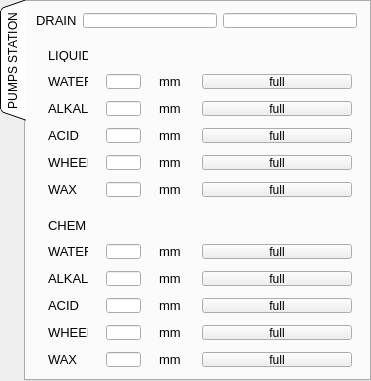
   <widget class="QTabWidget" name="tab_pumps_station">
    <property name="geometry">
     <rect>
      <x>10</x>
      <y>430</y>
      <width>371</width>
      <height>381</height>
     </rect>
    </property>
    <property name="tabPosition">
     <enum>QTabWidget::West</enum>
    </property>
    <property name="tabShape">
     <enum>QTabWidget::Triangular</enum>
    </property>
    <property name="currentIndex">
     <number>0</number>
    </property>
    <property name="elideMode">
     <enum>Qt::ElideLeft</enum>
    </property>
    <widget class="QWidget" name="device_3">
     <attribute name="title">
      <string>PUMPS STATION</string>
     </attribute>
     <widget class="QWidget" name="gridLayoutWidget">
      <property name="geometry">
       <rect>
        <x>10</x>
        <y>10</y>
        <width>321</width>
        <height>17</height>
       </rect>
      </property>
      <layout class="QGridLayout" name="gridLayout">
       <item row="0" column="1">
        <widget class="QLineEdit" name="ui_drain_data1">
         <property name="maximumSize">
          <size>
           <width>16777215</width>
           <height>15</height>
          </size>
         </property>
         <property name="font">
          <font>
           <pointsize>9</pointsize>
          </font>
         </property>
        </widget>
       </item>
       <item row="0" column="0">
        <widget class="QLabel" name="DRAIN">
         <property name="minimumSize">
          <size>
           <width>0</width>
           <height>14</height>
          </size>
         </property>
         <property name="maximumSize">
          <size>
           <width>16777215</width>
           <height>14</height>
          </size>
         </property>
         <property name="font">
          <font>
           <pointsize>10</pointsize>
           <weight>50</weight>
           <bold>false</bold>
          </font>
         </property>
         <property name="text">
          <string>DRAIN</string>
         </property>
         <property name="alignment">
          <set>Qt::AlignLeading|Qt::AlignLeft|Qt::AlignVCenter</set>
         </property>
        </widget>
       </item>
       <item row="0" column="2">
        <widget class="QLineEdit" name="ui_drain_data2">
         <property name="maximumSize">
          <size>
           <width>16777215</width>
           <height>15</height>
          </size>
         </property>
         <property name="font">
          <font>
           <pointsize>9</pointsize>
          </font>
         </property>
        </widget>
       </item>
      </layout>
     </widget>
     <widget class="QWidget" name="gridLayoutWidget_3">
      <property name="geometry">
       <rect>
        <x>10</x>
        <y>40</y>
        <width>331</width>
        <height>165</height>
       </rect>
      </property>
      <layout class="QGridLayout" name="gridLayout_3">
       <item row="3" column="0">
        <widget class="QLabel" name="label_acid_data1">
         <property name="minimumSize">
          <size>
           <width>0</width>
           <height>14</height>
          </size>
         </property>
         <property name="maximumSize">
          <size>
           <width>40</width>
           <height>14</height>
          </size>
         </property>
         <property name="font">
          <font>
           <pointsize>10</pointsize>
           <weight>50</weight>
           <bold>false</bold>
          </font>
         </property>
         <property name="text">
          <string>ACID</string>
         </property>
         <property name="alignment">
          <set>Qt::AlignLeading|Qt::AlignLeft|Qt::AlignVCenter</set>
         </property>
        </widget>
       </item>
       <item row="1" column="1">
        <widget class="QLineEdit" name="ui_water_data1">
         <property name="maximumSize">
          <size>
           <width>35</width>
           <height>15</height>
          </size>
         </property>
         <property name="font">
          <font>
           <pointsize>9</pointsize>
          </font>
         </property>
        </widget>
       </item>
       <item row="3" column="2">
        <widget class="QLabel" name="DRAIN_8">
         <property name="minimumSize">
          <size>
           <width>0</width>
           <height>14</height>
          </size>
         </property>
         <property name="maximumSize">
          <size>
           <width>25</width>
           <height>14</height>
          </size>
         </property>
         <property name="font">
          <font>
           <pointsize>10</pointsize>
           <weight>50</weight>
           <bold>false</bold>
          </font>
         </property>
         <property name="text">
          <string>mm</string>
         </property>
         <property name="alignment">
          <set>Qt::AlignLeading|Qt::AlignLeft|Qt::AlignVCenter</set>
         </property>
        </widget>
       </item>
       <item row="4" column="3">
        <widget class="QToolButton" name="led_wheel1">
         <property name="maximumSize">
          <size>
           <width>150</width>
           <height>15</height>
          </size>
         </property>
         <property name="font">
          <font>
           <pointsize>9</pointsize>
          </font>
         </property>
         <property name="text">
          <string>full</string>
         </property>
        </widget>
       </item>
       <item row="4" column="2">
        <widget class="QLabel" name="DRAIN_10">
         <property name="minimumSize">
          <size>
           <width>0</width>
           <height>14</height>
          </size>
         </property>
         <property name="maximumSize">
          <size>
           <width>25</width>
           <height>14</height>
          </size>
         </property>
         <property name="font">
          <font>
           <pointsize>10</pointsize>
           <weight>50</weight>
           <bold>false</bold>
          </font>
         </property>
         <property name="text">
          <string>mm</string>
         </property>
         <property name="alignment">
          <set>Qt::AlignLeading|Qt::AlignLeft|Qt::AlignVCenter</set>
         </property>
        </widget>
       </item>
       <item row="2" column="1">
        <widget class="QLineEdit" name="ui_alkali_data1">
         <property name="maximumSize">
          <size>
           <width>35</width>
           <height>15</height>
          </size>
         </property>
         <property name="font">
          <font>
           <pointsize>9</pointsize>
          </font>
         </property>
        </widget>
       </item>
       <item row="2" column="3">
        <widget class="QToolButton" name="led_alkali1">
         <property name="maximumSize">
          <size>
           <width>150</width>
           <height>15</height>
          </size>
         </property>
         <property name="font">
          <font>
           <pointsize>9</pointsize>
          </font>
         </property>
         <property name="text">
          <string>full</string>
         </property>
        </widget>
       </item>
       <item row="5" column="1">
        <widget class="QLineEdit" name="ui_wax_data1">
         <property name="maximumSize">
          <size>
           <width>35</width>
           <height>15</height>
          </size>
         </property>
         <property name="font">
          <font>
           <pointsize>9</pointsize>
          </font>
         </property>
        </widget>
       </item>
       <item row="4" column="1">
        <widget class="QLineEdit" name="ui_wheel_data1">
         <property name="maximumSize">
          <size>
           <width>35</width>
           <height>15</height>
          </size>
         </property>
         <property name="font">
          <font>
           <pointsize>9</pointsize>
          </font>
         </property>
        </widget>
       </item>
       <item row="3" column="1">
        <widget class="QLineEdit" name="ui_acid_data1">
         <property name="maximumSize">
          <size>
           <width>35</width>
           <height>15</height>
          </size>
         </property>
         <property name="font">
          <font>
           <pointsize>9</pointsize>
          </font>
         </property>
        </widget>
       </item>
       <item row="2" column="2">
        <widget class="QLabel" name="DRAIN_6">
         <property name="minimumSize">
          <size>
           <width>0</width>
           <height>14</height>
          </size>
         </property>
         <property name="maximumSize">
          <size>
           <width>25</width>
           <height>14</height>
          </size>
         </property>
         <property name="font">
          <font>
           <pointsize>10</pointsize>
           <weight>50</weight>
           <bold>false</bold>
          </font>
         </property>
         <property name="text">
          <string>mm</string>
         </property>
         <property name="alignment">
          <set>Qt::AlignLeading|Qt::AlignLeft|Qt::AlignVCenter</set>
         </property>
        </widget>
       </item>
       <item row="3" column="3">
        <widget class="QToolButton" name="led_acid1">
         <property name="maximumSize">
          <size>
           <width>150</width>
           <height>15</height>
          </size>
         </property>
         <property name="font">
          <font>
           <pointsize>9</pointsize>
          </font>
         </property>
         <property name="text">
          <string>full</string>
         </property>
        </widget>
       </item>
       <item row="5" column="0">
        <widget class="QLabel" name="label_wax_data1">
         <property name="minimumSize">
          <size>
           <width>0</width>
           <height>14</height>
          </size>
         </property>
         <property name="maximumSize">
          <size>
           <width>40</width>
           <height>14</height>
          </size>
         </property>
         <property name="font">
          <font>
           <pointsize>10</pointsize>
           <weight>50</weight>
           <bold>false</bold>
          </font>
         </property>
         <property name="text">
          <string>WAX</string>
         </property>
         <property name="alignment">
          <set>Qt::AlignLeading|Qt::AlignLeft|Qt::AlignVCenter</set>
         </property>
        </widget>
       </item>
       <item row="1" column="3">
        <widget class="QToolButton" name="led_water1">
         <property name="maximumSize">
          <size>
           <width>150</width>
           <height>15</height>
          </size>
         </property>
         <property name="font">
          <font>
           <pointsize>9</pointsize>
          </font>
         </property>
         <property name="text">
          <string>full</string>
         </property>
        </widget>
       </item>
       <item row="5" column="2">
        <widget class="QLabel" name="DRAIN_12">
         <property name="minimumSize">
          <size>
           <width>0</width>
           <height>14</height>
          </size>
         </property>
         <property name="maximumSize">
          <size>
           <width>25</width>
           <height>14</height>
          </size>
         </property>
         <property name="font">
          <font>
           <pointsize>10</pointsize>
           <weight>50</weight>
           <bold>false</bold>
          </font>
         </property>
         <property name="text">
          <string>mm</string>
         </property>
         <property name="alignment">
          <set>Qt::AlignLeading|Qt::AlignLeft|Qt::AlignVCenter</set>
         </property>
        </widget>
       </item>
       <item row="4" column="0">
        <widget class="QLabel" name="label_wheel_data1">
         <property name="minimumSize">
          <size>
           <width>0</width>
           <height>14</height>
          </size>
         </property>
         <property name="maximumSize">
          <size>
           <width>40</width>
           <height>14</height>
          </size>
         </property>
         <property name="font">
          <font>
           <pointsize>10</pointsize>
           <weight>50</weight>
           <bold>false</bold>
          </font>
         </property>
         <property name="text">
          <string>WHEEL</string>
         </property>
         <property name="alignment">
          <set>Qt::AlignLeading|Qt::AlignLeft|Qt::AlignVCenter</set>
         </property>
        </widget>
       </item>
       <item row="2" column="0">
        <widget class="QLabel" name="label_alkali_data1">
         <property name="minimumSize">
          <size>
           <width>0</width>
           <height>14</height>
          </size>
         </property>
         <property name="maximumSize">
          <size>
           <width>40</width>
           <height>14</height>
          </size>
         </property>
         <property name="font">
          <font>
           <pointsize>10</pointsize>
           <weight>50</weight>
           <bold>false</bold>
          </font>
         </property>
         <property name="text">
          <string>ALKALI</string>
         </property>
         <property name="alignment">
          <set>Qt::AlignLeading|Qt::AlignLeft|Qt::AlignVCenter</set>
         </property>
        </widget>
       </item>
       <item row="5" column="3">
        <widget class="QToolButton" name="led_wax1">
         <property name="maximumSize">
          <size>
           <width>150</width>
           <height>15</height>
          </size>
         </property>
         <property name="font">
          <font>
           <pointsize>9</pointsize>
          </font>
         </property>
         <property name="text">
          <string>full</string>
         </property>
        </widget>
       </item>
       <item row="1" column="2">
        <widget class="QLabel" name="DRAIN_4">
         <property name="minimumSize">
          <size>
           <width>0</width>
           <height>14</height>
          </size>
         </property>
         <property name="maximumSize">
          <size>
           <width>25</width>
           <height>14</height>
          </size>
         </property>
         <property name="font">
          <font>
           <pointsize>10</pointsize>
           <weight>50</weight>
           <bold>false</bold>
          </font>
         </property>
         <property name="text">
          <string>mm</string>
         </property>
         <property name="alignment">
          <set>Qt::AlignLeading|Qt::AlignLeft|Qt::AlignVCenter</set>
         </property>
        </widget>
       </item>
       <item row="1" column="0">
        <widget class="QLabel" name="label_water_data1">
         <property name="minimumSize">
          <size>
           <width>0</width>
           <height>14</height>
          </size>
         </property>
         <property name="maximumSize">
          <size>
           <width>40</width>
           <height>14</height>
          </size>
         </property>
         <property name="font">
          <font>
           <pointsize>10</pointsize>
           <weight>50</weight>
           <bold>false</bold>
          </font>
         </property>
         <property name="text">
          <string>WATER</string>
         </property>
         <property name="alignment">
          <set>Qt::AlignLeading|Qt::AlignLeft|Qt::AlignVCenter</set>
         </property>
        </widget>
       </item>
       <item row="0" column="0">
        <widget class="QLabel" name="label_liquId_bot1">
         <property name="minimumSize">
          <size>
           <width>0</width>
           <height>14</height>
          </size>
         </property>
         <property name="maximumSize">
          <size>
           <width>40</width>
           <height>14</height>
          </size>
         </property>
         <property name="font">
          <font>
           <pointsize>10</pointsize>
           <weight>50</weight>
           <bold>false</bold>
          </font>
         </property>
         <property name="text">
          <string>LIQUID</string>
         </property>
         <property name="alignment">
          <set>Qt::AlignLeading|Qt::AlignLeft|Qt::AlignVCenter</set>
         </property>
        </widget>
       </item>
      </layout>
     </widget>
     <widget class="QWidget" name="gridLayoutWidget_6">
      <property name="geometry">
       <rect>
        <x>10</x>
        <y>210</y>
        <width>331</width>
        <height>165</height>
       </rect>
      </property>
      <layout class="QGridLayout" name="gridLayout_6">
       <item row="3" column="0">
        <widget class="QLabel" name="label_acid_data2">
         <property name="minimumSize">
          <size>
           <width>0</width>
           <height>14</height>
          </size>
         </property>
         <property name="maximumSize">
          <size>
           <width>40</width>
           <height>14</height>
          </size>
         </property>
         <property name="font">
          <font>
           <pointsize>10</pointsize>
           <weight>50</weight>
           <bold>false</bold>
          </font>
         </property>
         <property name="text">
          <string>ACID</string>
         </property>
         <property name="alignment">
          <set>Qt::AlignLeading|Qt::AlignLeft|Qt::AlignVCenter</set>
         </property>
        </widget>
       </item>
       <item row="1" column="1">
        <widget class="QLineEdit" name="ui_water_data2">
         <property name="maximumSize">
          <size>
           <width>35</width>
           <height>15</height>
          </size>
         </property>
         <property name="font">
          <font>
           <pointsize>9</pointsize>
          </font>
         </property>
        </widget>
       </item>
       <item row="3" column="2">
        <widget class="QLabel" name="DRAIN_9">
         <property name="minimumSize">
          <size>
           <width>0</width>
           <height>14</height>
          </size>
         </property>
         <property name="maximumSize">
          <size>
           <width>25</width>
           <height>14</height>
          </size>
         </property>
         <property name="font">
          <font>
           <pointsize>10</pointsize>
           <weight>50</weight>
           <bold>false</bold>
          </font>
         </property>
         <property name="text">
          <string>mm</string>
         </property>
         <property name="alignment">
          <set>Qt::AlignLeading|Qt::AlignLeft|Qt::AlignVCenter</set>
         </property>
        </widget>
       </item>
       <item row="4" column="3">
        <widget class="QToolButton" name="led_wheel2">
         <property name="maximumSize">
          <size>
           <width>150</width>
           <height>15</height>
          </size>
         </property>
         <property name="font">
          <font>
           <pointsize>9</pointsize>
          </font>
         </property>
         <property name="text">
          <string>full</string>
         </property>
        </widget>
       </item>
       <item row="4" column="2">
        <widget class="QLabel" name="DRAIN_11">
         <property name="minimumSize">
          <size>
           <width>0</width>
           <height>14</height>
          </size>
         </property>
         <property name="maximumSize">
          <size>
           <width>25</width>
           <height>14</height>
          </size>
         </property>
         <property name="font">
          <font>
           <pointsize>10</pointsize>
           <weight>50</weight>
           <bold>false</bold>
          </font>
         </property>
         <property name="text">
          <string>mm</string>
         </property>
         <property name="alignment">
          <set>Qt::AlignLeading|Qt::AlignLeft|Qt::AlignVCenter</set>
         </property>
        </widget>
       </item>
       <item row="2" column="1">
        <widget class="QLineEdit" name="ui_alkali_data2">
         <property name="maximumSize">
          <size>
           <width>35</width>
           <height>15</height>
          </size>
         </property>
         <property name="font">
          <font>
           <pointsize>9</pointsize>
          </font>
         </property>
        </widget>
       </item>
       <item row="2" column="3">
        <widget class="QToolButton" name="led_alkali2">
         <property name="maximumSize">
          <size>
           <width>150</width>
           <height>15</height>
          </size>
         </property>
         <property name="font">
          <font>
           <pointsize>9</pointsize>
          </font>
         </property>
         <property name="text">
          <string>full</string>
         </property>
        </widget>
       </item>
       <item row="0" column="0">
        <widget class="QLabel" name="label_liquId_bot2">
         <property name="minimumSize">
          <size>
           <width>0</width>
           <height>14</height>
          </size>
         </property>
         <property name="maximumSize">
          <size>
           <width>40</width>
           <height>14</height>
          </size>
         </property>
         <property name="font">
          <font>
           <pointsize>10</pointsize>
           <weight>50</weight>
           <bold>false</bold>
          </font>
         </property>
         <property name="text">
          <string>CHEM</string>
         </property>
         <property name="alignment">
          <set>Qt::AlignLeading|Qt::AlignLeft|Qt::AlignVCenter</set>
         </property>
        </widget>
       </item>
       <item row="5" column="1">
        <widget class="QLineEdit" name="ui_wax_data2">
         <property name="maximumSize">
          <size>
           <width>35</width>
           <height>15</height>
          </size>
         </property>
         <property name="font">
          <font>
           <pointsize>9</pointsize>
          </font>
         </property>
        </widget>
       </item>
       <item row="4" column="1">
        <widget class="QLineEdit" name="ui_wheel_data2">
         <property name="maximumSize">
          <size>
           <width>35</width>
           <height>15</height>
          </size>
         </property>
         <property name="font">
          <font>
           <pointsize>9</pointsize>
          </font>
         </property>
        </widget>
       </item>
       <item row="3" column="1">
        <widget class="QLineEdit" name="ui_acid_data2">
         <property name="maximumSize">
          <size>
           <width>35</width>
           <height>15</height>
          </size>
         </property>
         <property name="font">
          <font>
           <pointsize>9</pointsize>
          </font>
         </property>
        </widget>
       </item>
       <item row="2" column="2">
        <widget class="QLabel" name="DRAIN_7">
         <property name="minimumSize">
          <size>
           <width>0</width>
           <height>14</height>
          </size>
         </property>
         <property name="maximumSize">
          <size>
           <width>25</width>
           <height>14</height>
          </size>
         </property>
         <property name="font">
          <font>
           <pointsize>10</pointsize>
           <weight>50</weight>
           <bold>false</bold>
          </font>
         </property>
         <property name="text">
          <string>mm</string>
         </property>
         <property name="alignment">
          <set>Qt::AlignLeading|Qt::AlignLeft|Qt::AlignVCenter</set>
         </property>
        </widget>
       </item>
       <item row="3" column="3">
        <widget class="QToolButton" name="led_acid2">
         <property name="maximumSize">
          <size>
           <width>150</width>
           <height>15</height>
          </size>
         </property>
         <property name="font">
          <font>
           <pointsize>9</pointsize>
          </font>
         </property>
         <property name="text">
          <string>full</string>
         </property>
        </widget>
       </item>
       <item row="5" column="0">
        <widget class="QLabel" name="label_wax_data2">
         <property name="minimumSize">
          <size>
           <width>0</width>
           <height>14</height>
          </size>
         </property>
         <property name="maximumSize">
          <size>
           <width>40</width>
           <height>14</height>
          </size>
         </property>
         <property name="font">
          <font>
           <pointsize>10</pointsize>
           <weight>50</weight>
           <bold>false</bold>
          </font>
         </property>
         <property name="text">
          <string>WAX</string>
         </property>
         <property name="alignment">
          <set>Qt::AlignLeading|Qt::AlignLeft|Qt::AlignVCenter</set>
         </property>
        </widget>
       </item>
       <item row="1" column="3">
        <widget class="QToolButton" name="led_water2">
         <property name="maximumSize">
          <size>
           <width>150</width>
           <height>15</height>
          </size>
         </property>
         <property name="font">
          <font>
           <pointsize>9</pointsize>
          </font>
         </property>
         <property name="text">
          <string>full</string>
         </property>
        </widget>
       </item>
       <item row="5" column="2">
        <widget class="QLabel" name="DRAIN_13">
         <property name="minimumSize">
          <size>
           <width>0</width>
           <height>14</height>
          </size>
         </property>
         <property name="maximumSize">
          <size>
           <width>25</width>
           <height>14</height>
          </size>
         </property>
         <property name="font">
          <font>
           <pointsize>10</pointsize>
           <weight>50</weight>
           <bold>false</bold>
          </font>
         </property>
         <property name="text">
          <string>mm</string>
         </property>
         <property name="alignment">
          <set>Qt::AlignLeading|Qt::AlignLeft|Qt::AlignVCenter</set>
         </property>
        </widget>
       </item>
       <item row="4" column="0">
        <widget class="QLabel" name="label_wheel_data2">
         <property name="minimumSize">
          <size>
           <width>0</width>
           <height>14</height>
          </size>
         </property>
         <property name="maximumSize">
          <size>
           <width>40</width>
           <height>14</height>
          </size>
         </property>
         <property name="font">
          <font>
           <pointsize>10</pointsize>
           <weight>50</weight>
           <bold>false</bold>
          </font>
         </property>
         <property name="text">
          <string>WHEEL</string>
         </property>
         <property name="alignment">
          <set>Qt::AlignLeading|Qt::AlignLeft|Qt::AlignVCenter</set>
         </property>
        </widget>
       </item>
       <item row="2" column="0">
        <widget class="QLabel" name="label_alkali_data2">
         <property name="minimumSize">
          <size>
           <width>0</width>
           <height>14</height>
          </size>
         </property>
         <property name="maximumSize">
          <size>
           <width>40</width>
           <height>14</height>
          </size>
         </property>
         <property name="font">
          <font>
           <pointsize>10</pointsize>
           <weight>50</weight>
           <bold>false</bold>
          </font>
         </property>
         <property name="text">
          <string>ALKALI</string>
         </property>
         <property name="alignment">
          <set>Qt::AlignLeading|Qt::AlignLeft|Qt::AlignVCenter</set>
         </property>
        </widget>
       </item>
       <item row="1" column="2">
        <widget class="QLabel" name="DRAIN_5">
         <property name="minimumSize">
          <size>
           <width>0</width>
           <height>14</height>
          </size>
         </property>
         <property name="maximumSize">
          <size>
           <width>25</width>
           <height>14</height>
          </size>
         </property>
         <property name="font">
          <font>
           <pointsize>10</pointsize>
           <weight>50</weight>
           <bold>false</bold>
          </font>
         </property>
         <property name="text">
          <string>mm</string>
         </property>
         <property name="alignment">
          <set>Qt::AlignLeading|Qt::AlignLeft|Qt::AlignVCenter</set>
         </property>
        </widget>
       </item>
       <item row="1" column="0">
        <widget class="QLabel" name="label_water_data2">
         <property name="minimumSize">
          <size>
           <width>0</width>
           <height>14</height>
          </size>
         </property>
         <property name="maximumSize">
          <size>
           <width>40</width>
           <height>14</height>
          </size>
         </property>
         <property name="font">
          <font>
           <pointsize>10</pointsize>
           <weight>50</weight>
           <bold>false</bold>
          </font>
         </property>
         <property name="text">
          <string>WATER</string>
         </property>
         <property name="alignment">
          <set>Qt::AlignLeading|Qt::AlignLeft|Qt::AlignVCenter</set>
         </property>
        </widget>
       </item>
       <item row="5" column="3">
        <widget class="QToolButton" name="led_wax2">
         <property name="maximumSize">
          <size>
           <width>150</width>
           <height>15</height>
          </size>
         </property>
         <property name="font">
          <font>
           <pointsize>9</pointsize>
          </font>
         </property>
         <property name="text">
          <string>full</string>
         </property>
        </widget>
       </item>
      </layout>
     </widget>
    </widget>
   </widget>
